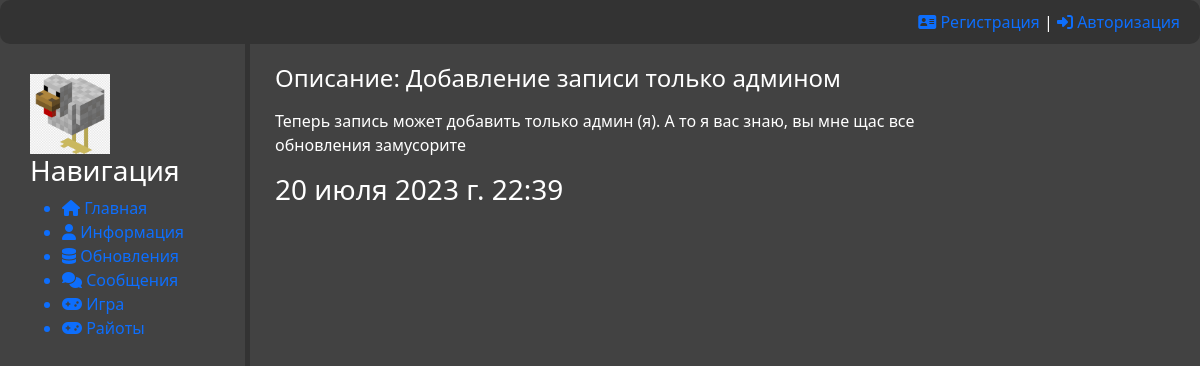
The page /database/note/22/ on the database its author committed.
### database/models.py (models this page shows, shortened)
class Notes(models.Model):
    objects = None
    title = models.CharField('Название', max_length=50)
    anons = models.CharField('Анонс', max_length=250)
    full_text = models.TextField('Заметка')
    date = models.DateTimeField('Дата', auto_now_add=True)
    category = models.ForeignKey('Category', on_delete=models.PROTECT, null=True)
    class Meta:
        verbose_name = 'Заметка'
        verbose_name_plural = 'Заметки'

### database/views.py (the view)
# urls.py: path('note/<int:note_id>/', cache_page(60*5)(views.UpdateShow.as_view()), name='note'),
class UpdateShow(DetailView):
    model = Notes
    template_name = 'database/note.html'
    context_object_name = 'note'
    pk_url_kwarg = 'note_id'
    def get_context_data(self, *, object_list=None, **kwargs):
        context = super().get_context_data(**kwargs)
        context['title'] = 'Обновление'
        return context

### database/templates/database/note.html (shortened to what this page needs)
{% extends 'main/layout.html' %}
{% block content %}
    <div class="full_note">
        <h4> Описание: {{ note.anons }} </h4>
        <p>{{ note.full_text|linebreaks }}</p>
        <h3> {{ note.date }}  </h3>
    </div>
{% endblock %}

### main/static/main/css/main.css (style rules this page uses)
:root { --white-text: #FFFFFF; --dividing-section: #333; }
body { overflow-y: hidden; background: #424242; color: var(--white-text); }

### rows shown on the page
Notes: anons "Добавление записи только админом", full_text "Теперь запись может добавить только админ (я). А то я вас знаю, вы мне щас все обновления замусорите", date "20 июля 2023 г. 22:39"
